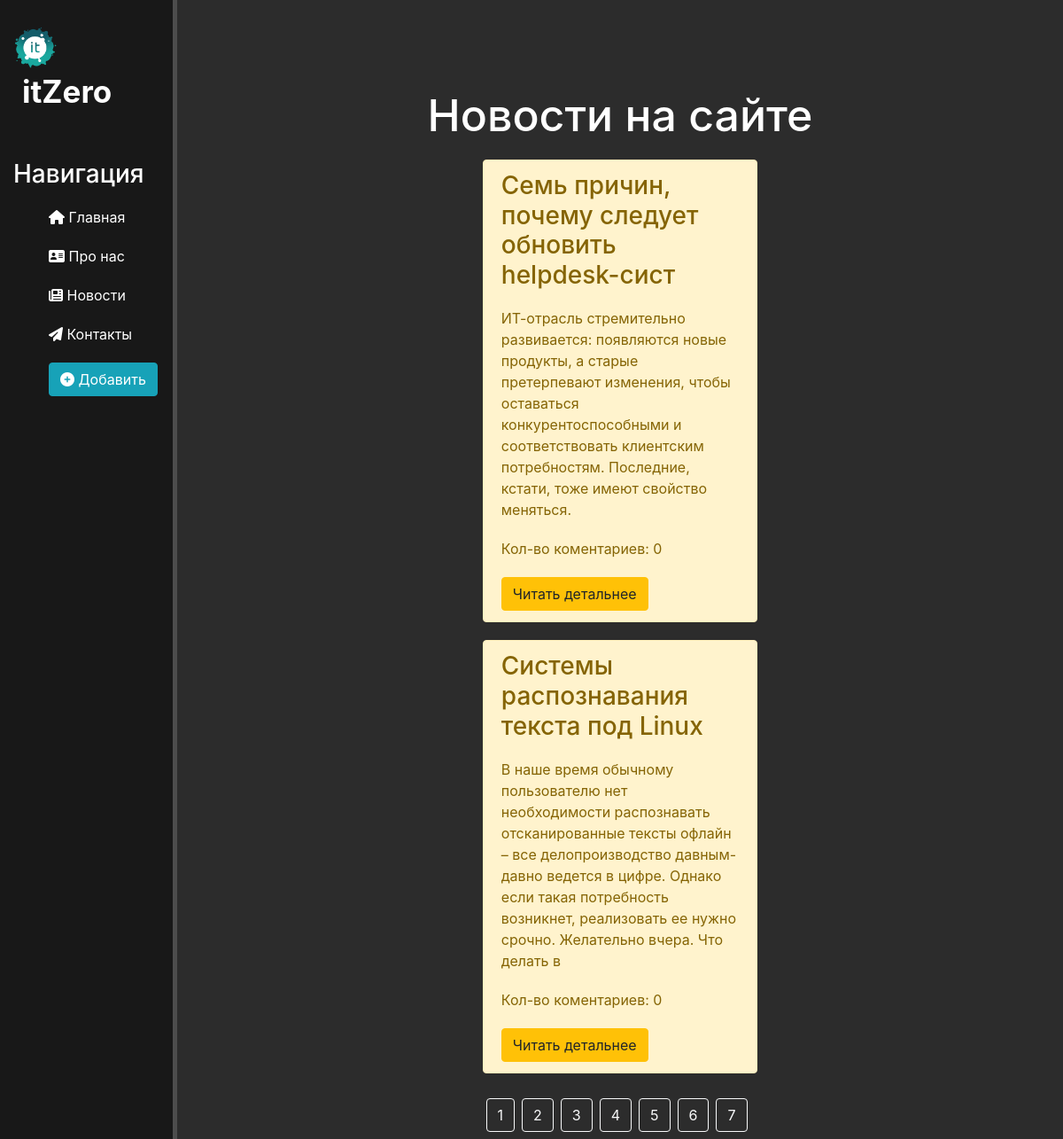
Page /news/?page=5 on the committed database.
### news/models.py (models this page shows, shortened)
class Articles(models.Model):
    title = models.CharField('Название', max_length=50, default='')
    anons = models.CharField('Анонс', max_length=250, default='')
    full_text = models.TextField('Статья')
    date = models.DateTimeField(auto_now=True)
    tag = models.CharField('Тег', max_length=20, default='',blank=True)
    class Meta:
        verbose_name = 'Новость'
        verbose_name_plural = 'Новости'

### news/views.py (the view)
# urls.py: path('', views.news_home, name='news_home'),
def news_home(request):
    news = Articles.objects.order_by('-date')
    paginator = Paginator(news,2) # Кол-во постов на странице
    page_number = request.GET.get('page')
    page_obj = paginator.get_page(page_number)
    for item in page_obj:
        item.all_comments = len(item.comments_articles.all())
    return render(request, 'news/news_home.html', {'page_obj':page_obj})

### news/templates/news/news_home.html (shortened to what this page needs)
{% extends 'main/layout.html' %}
{% block content %}
    <div class="features">
        <h1>Новости на сайте</h1>
        {% if page_obj %}
            {% for el in page_obj %}
                <div class="alert alert-warning">
                    <h3>{{ el.title }}</h3>
                    <p>{{ el.anons }}</p>
                    <p>Кол-во коментариев: {{ el.all_comments }}</p>
                    <a href="{% url 'news-detail' el.id %}" class="btn btn-warning">Читать детальнее</a>
                </div>
            {% endfor %}
        {% else %}
            <p>Нет записей!</p>
        {% endif %}
        <nav class="navbar navbar-expand-lg ">
            <ul class="navbar-nav mx-auto">
                {% for p in page_obj.paginator.page_range %}
                <li class="nav-item mr-2">
                    <a href="?page={{ p }}" class="btn btn-outline-light">{{ p }}</a>
                </li>
                {% endfor %}
            </ul>
        </nav>
    </div>
{% endblock %}

### main/static/main/css/main.css (style rules this page uses)
body { background: #2c2c2c; }
ul li { list-style-type: none; }
main .features { color: #fff; margin-top: 100px; text-align: center; }
main .features h1 { font-size: 50px; }
main .features p { max-width: 500px; margin: 20px auto; }
.alert-warning { clear: both; margin: 20px 34%; text-align: left; }

### rows in the picture
Articles: title "Семь причин, почему следует обновить helpdesk-сист", anons "ИТ-отрасль стремительно развивается: появляются новые продукты, а старые претерпевают изменения, чтобы оставаться конкурентоспособными и соответствовать клиентским потребностям. Последние, кстати, тоже имеют свойство меняться.", all_comments "0"
Articles: title "Системы распознавания текста под Linux", anons "В наше время обычному пользователю нет необходимости распознавать отсканированные тексты офлайн – все делопроизводство давным-давно ведется в цифре. Однако если такая потребность возникнет, реализовать ее нужно срочно. Желательно вчера. Что делать в", all_comments "0"

### other values in the picture
{{ p }} "1" "2" "3" "4" "5" "6" "7"
